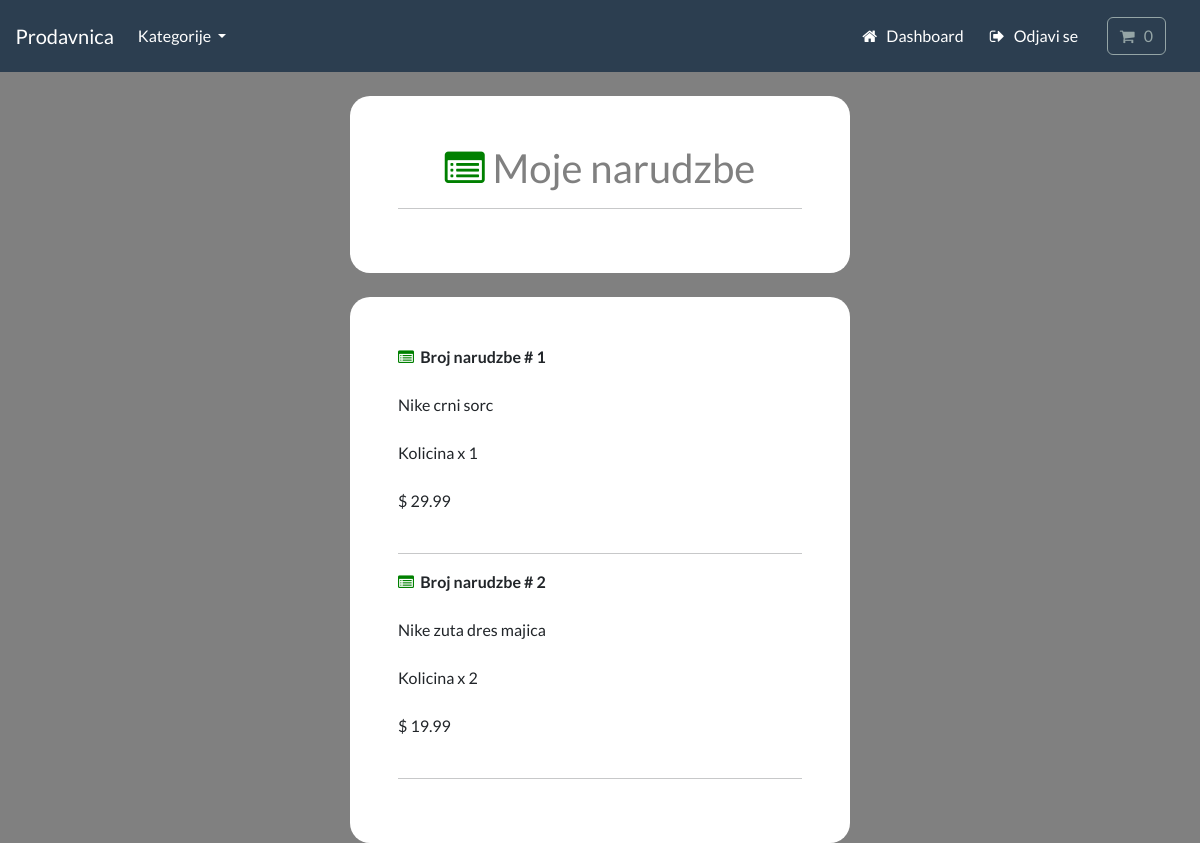
The page /account/track-orders (signed in) on the database its author committed.
### payment/models.py (models this page shows, shortened)
class OrderItem(models.Model):
    order = models.ForeignKey(Order, on_delete=models.CASCADE, null=True)
    product = models.ForeignKey(Product, on_delete=models.CASCADE, null=True)
    quantity = models.PositiveIntegerField(default=1)
    price = models.DecimalField(max_digits=8, decimal_places=2)
    user = models.ForeignKey(User, on_delete=models.CASCADE, null=True, blank=True)

### store/models.py (models this page shows, shortened)
class Product(models.Model):
    category = models.ForeignKey(Category, related_name='product', on_delete=models.CASCADE, null=True)
    title = models.CharField(max_length=250)
    brand = models.CharField(max_length=250, default='un-branded')
    description = models.TextField(blank=True)
    slug = models.SlugField(max_length=255)
    price = models.DecimalField(max_digits=4, decimal_places=2)
    image = models.ImageField(upload_to='images/')
    class Meta:
        verbose_name_plural = 'products'
    def __str__(self):
        return self.title

### account/views.py (the view)
# urls.py: path('track-orders', views.track_orders, name='track-orders'),
@login_required(login_url='my-login')
def track_orders(request):
    try:
        orders = OrderItem.objects.filter(user=request.user)
        context = {'orders': orders}
        return render(request, 'account/track-orders.html', context=context)
    except:
        return render(request, 'account/track-orders.html')

### cart/cart.py (called while the page is built)
    def __len__(self):
        return sum(item['qty'] for item in self.cart.values())

### cart/context_processors.py (called while the page is built)
def cart(request):
    return {'cart': Cart(request)}

### store/models.py (called while the page is built)
    def get_absolute_url(self):
        return reverse('list-category', args=[self.slug])

### store/views.py (called while the page is built)
def categories(request):
    all_categories = Category.objects.all()
    return {'all_categories': all_categories}

### account/templates/account/track-orders.html (shortened to what this page needs)
{% include "store/base.html" %}
{% load static %}
{% load crispy_forms_tags %}
{% block content %}
    <div class="container bg-white shadow-md p-5 form-layout">
        <div class="text-center">
            <h2 style="color:grey"> <i class="fa fa-list-alt" style="color:green" aria-hidden="true"></i>&nbsp;Moje narudzbe</h2>
            <hr>
        </div>
    </div>
    <div class="container bg-white shadow-md p-5 form-layout">
         {% for order in orders %}
         <strong> <i class="fa fa-list-alt" style="color:green" aria-hidden="true"></i>&nbsp; Broj narudzbe # {{order.id}}</strong>
         <br>
         <br>
         {{order.product}}
         <br>
         <br>
         Kolicina x {{order.quantity}}
         <br>
         <br>
         $ {{order.price}}
         <br>
         <br>
         <hr>
         {% endfor %}
    </div>
{% endblock %}

### static/css/styles.css (style rules this page uses)
.form-layout { border-radius: 20px; width: 500px }

### account/templates/account/track-orders.html (style rules this page uses)
body { background-color:gray; }

### rows shown on the page
OrderItem: id "1", product "Nike crni sorc", quantity "1", price "29.99"
OrderItem: id "2", product "Nike zuta dres majica", quantity "2", price "19.99"
